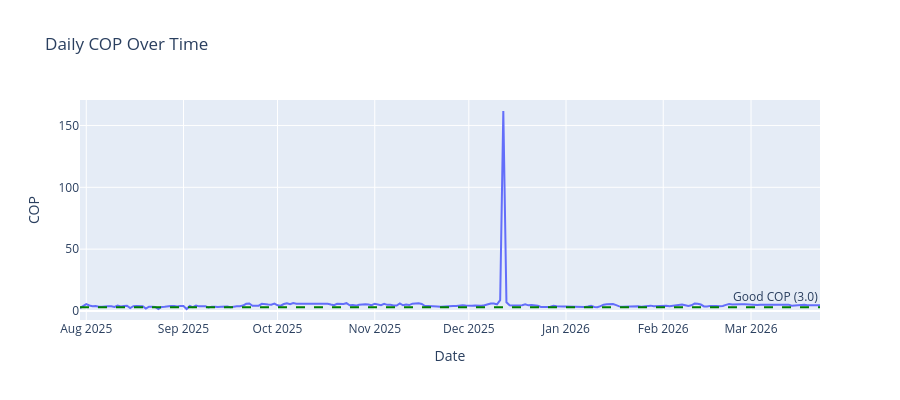

Notebook cell for this chart:
### Markdown cell above
## 2. Calculate COP Over Time

Compute hourly, daily, and monthly COP values.

### Code cell
# Hourly COP (filter out near-zero electrical to avoid division issues)
mask = df_cop['elec'] > 0.05
df_cop.loc[mask, 'cop'] = df_cop.loc[mask, 'therm_total'] / df_cop.loc[mask, 'elec']
# Clip extreme COP values (measurement noise)
df_cop['cop'] = df_cop['cop'].clip(upper=10)

# Daily aggregation (sum energy, then divide)
df_daily = df_cop.resample('1D').sum()
df_daily['cop'] = df_daily['therm_total'] / df_daily['elec'].replace(0, np.nan)
df_daily = df_daily.dropna(subset=['cop'])

# Monthly aggregation
df_monthly = df_cop.resample('ME').sum()
df_monthly['cop'] = df_monthly['therm_total'] / df_monthly['elec'].replace(0, np.nan)

print(f"Overall COP: {df_cop['therm_total'].sum() / df_cop['elec'].sum():.2f}")
print(f"Daily COP range: {df_daily['cop'].min():.1f} – {df_daily['cop'].max():.1f}")

# Daily COP trend
fig = px.line(df_daily.reset_index(), x='timestamp', y='cop',
              title='Daily COP Over Time',
              labels={'cop': 'COP', 'timestamp': 'Date'})
fig.add_hline(y=3.0, line_dash='dash', line_color='green',
              annotation_text='Good COP (3.0)')
fig.update_layout(height=400)
fig.show()

### Figure 1 — Plotly figure (JSON) as saved in the notebook; plotly's stock layout.template omitted (floating-point values rounded to 4 significant figures; data arrays with more than 128 entries replaced by an {"elided": "..."} marker saying what was removed)
{"data": [{"hovertemplate": "Date=%{x}<br>COP=%{y}<extra></extra>", "legendgroup": "", "line": {"color": "#636efa", "dash": "solid"}, "marker": {"symbol": "circle"}, "mode": "lines", "name": "", "orientation": "v", "showlegend": false, "type": "scatter", "x": {"elided": "237 str values"}, "xaxis": "x", "y": {"elided": "237 float values"}, "yaxis": "y"}], "layout": {"annotations": [{"showarrow": false, "text": "Good COP (3.0)", "x": 1, "xanchor": "right", "xref": "x domain", "y": 3, "yanchor": "bottom", "yref": "y"}], "height": 400, "legend": {"tracegroupgap": 0}, "shapes": [{"line": {"color": "green", "dash": "dash"}, "type": "line", "x0": 0, "x1": 1, "xref": "x domain", "y0": 3, "y1": 3, "yref": "y"}], "title": {"text": "Daily COP Over Time"}, "xaxis": {"anchor": "y", "domain": [0, 1], "title": {"text": "Date"}}, "yaxis": {"anchor": "x", "domain": [0, 1], "title": {"text": "COP"}}}}
